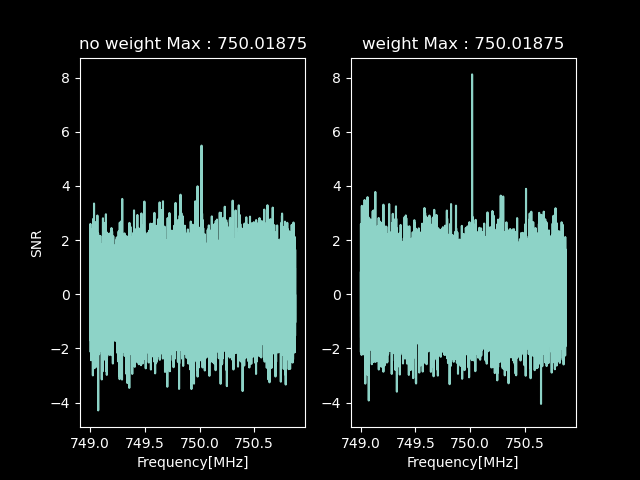

Here is the Python script that generated this plot:
from matplotlib.pyplot import*
from matplotlib.patches import Rectangle
style.use("dark_background")
from numpy import *

c         = 3e5     # speed of light km/s
s11       = 0       # s11
QL        = 70_000  # Q factor
N         = 16_001  # Integration time
T         = 5.6     # (k)
kb        = 1.38e-1 # 1e-22
scan      = 5e-2    # MHz
fl        = 749     # MHz
fr        = 751     # MHz
bandwidth = 125e-6#(fr-fl)/(N-1)  # MHz
shift     = 2e-2    # MHz
sigma     = kb*T*bandwidth*1e6/sqrt(N-1) # sigma

print(bandwidth)

def sigle_power(x,f0):
    return 3.0*(f0/750.0)*(1-2*s11)/(1-s11)* (x*0+1) *lortz(x,f0)

def lortz(x,f0):
    out = 1/ (1+4*QL*QL*(x/f0-1)**2)
    return out #/ max(out)

def single_bin():
    x = linspace(fl,fr,N)  # x axis
    nowei_array = x*0          # [0,0,...,0] # no weight
    addti_array = x*0          # [0,0,...,0] 
    sigm1_array = x*0          # [0,0,...,0] 

    grand_array = x*0          # [0,0,...,0] # expect weight
    weigh_array = x*0          # [0,0,...,0] 
    sigm2_array = x*0          # [0,0,...,0] 

    deltax = x[1] - x[0]       # dx
    print(deltax)
    step = int((fr-fl-scan)/shift)  # How many step we need to scan full range
    each_len = int(scan/deltax) # How many data point in scan
    each_change = int(shift/deltax) # How many data point in a shift

    bin_index = 8150#random.randint(N-2*each_len,N-each_len) # randomly choose bin position
    bin_pos = x[bin_index]                # bin x axis

    noise = np.random.normal(0,sigma,N) # noise
    bin_pow = 5#max(noise) #abs(noise[bin_index]) # signal power
    
    print(step)
    #fig, ax = subplots()

    last_1, last_2 = [1 for i in range((each_len))], [1 for i in range((each_len))]

    for i in range(step):
        lo = fl + shift * i  # left boundary 
        hi = lo + scan       # right boundary 

        scan_x = x[i*each_change:each_len+i*each_change]

        resance =  scan_x[len(scan_x)//2]#lo + scan/2  # resonance frequency

        noise = np.random.normal(0,sigma,len(scan_x)) # noise
        if (i*each_change<bin_index<each_len+i*each_change):
            noise[bin_index-i*each_change] += bin_pow*lortz(resance,bin_pos)  # add the bin in noise 

        scan_result = noise#[i*each_change:each_len+i*each_change] # power get in this scan

        sigma_this = sqrt(mean(scan_result**2))

        w    = sigle_power(scan_x,resance)/(sigma_this**2)# weight

        sig  = (sigle_power(scan_x,resance)/sigma_this)**2# sigma# sigle_power(scan_x,resance)/sigma_this

        grand_array[i*each_change:each_len+i*each_change] = grand_array[i*each_change:each_len+i*each_change] + scan_result*w
        weigh_array[i*each_change:each_len+i*each_change] = weigh_array[i*each_change:each_len+i*each_change] + w #[w for i in range(len(scan_result))]
        sigm1_array[i*each_change:each_len+i*each_change] = sigm1_array[i*each_change:each_len+i*each_change] + sig

        nowei_array[i*each_change:each_len+i*each_change] = nowei_array[i*each_change:each_len+i*each_change] + scan_result
        addti_array[i*each_change:each_len+i*each_change] = addti_array[i*each_change:each_len+i*each_change] + [1 for i in range(len(scan_result))]
        sigm2_array[i*each_change:each_len+i*each_change] = sigm2_array[i*each_change:each_len+i*each_change] + [sigma_this**2 for i in range(len(scan_result))]

        if (0):
            rect = Rectangle((lo,0),scan,bin_pow,fill=None,edgecolor="r",linestyle="--")
            ax = subplot(121)
            cla()
            title(f"signal : {bin_pos:8.5f}(MHz)")
            plot([bin_pos,bin_pos],[0,bin_pow],label="signal")
            plot([resance,resance],[0,bin_pow],'r',label="resonace frequency")
            
            ylabel("$power [10^{-22}]$")
            xlabel("Frequency[MHz]")

            ax.add_patch(rect)

            plot(x,x*0,"black")
            legend()
            ax2 = subplot(122)
            cla()
            title(f"{lo} ~ {hi}")
            plot(scan_x,scan_result)
            if (i*each_change<=bin_index<each_len+i*each_change):
                ax2.arrow(x[bin_index],7,0,-1,color="r",head_width=scan/25, head_length=0.4)

            ylim(-8,12)
            savefig(f"subgle_bin/{i}.png")
            pause(0.01)

    figure()
    gx = subplot(121)
    max_pow = argmax(nowei_array)
    title(f"no weight Max : {x[max_pow]:8.5f}")
    
    plot([bin_pos,bin_pos],[min(nowei_array/addti_array),max(nowei_array/addti_array)],"r--")
    plot(x,nowei_array/addti_array)#/max(nowei_array/addti_array)*max(grand_array/weigh_array))

    print(addti_array[-1])
    xlabel("Frequency[MHz]")
    ylabel("$power\t[10^{-22}]$")
    subplot(122,sharex=gx,sharey=gx)
    
    max_pow = argmax((grand_array/weigh_array)[each_len:-each_len])+each_len
    title(f"weight Max : {x[max_pow]:8.5f}")
    plot([bin_pos,bin_pos],[min(grand_array/weigh_array),max(grand_array/weigh_array)],"r--")
    plot(x,grand_array/weigh_array)
    xlabel("Frequency[MHz]")

    figure()
    gx = subplot(121)
    max_pow = argmax(nowei_array)
    title(f"no weight Max : {x[max_pow]:8.5f}")
    gra_snr = (grand_array/sqrt(sigm1_array))
    now_snr = (nowei_array/sqrt(sigm2_array))#[each_len:-each_len]
    new_x = x#[each_len:-each_len]
    #plot([bin_pos,bin_pos],[min(now_snr),max(now_snr)],"r--")
    plot(new_x,now_snr)#/max(now_snr) * max(gra_snr))
    
    xlabel("Frequency[MHz]")
    ylabel("SNR")
    subplot(122,sharex=gx,sharey=gx)
    #plot([bin_pos,bin_pos],[min(gra_snr),max(gra_snr)],"r--")
    #[each_len:-each_len]
    plot(new_x,gra_snr)
    max_pow = argmax(gra_snr[each_len:-each_len])+each_len
    
    title(f"weight Max : {new_x[max_pow]:8.5f}")
    xlabel("Frequency[MHz]")
    savefig(f"result.png")

    show()

if __name__=="__main__":
    single_bin()



